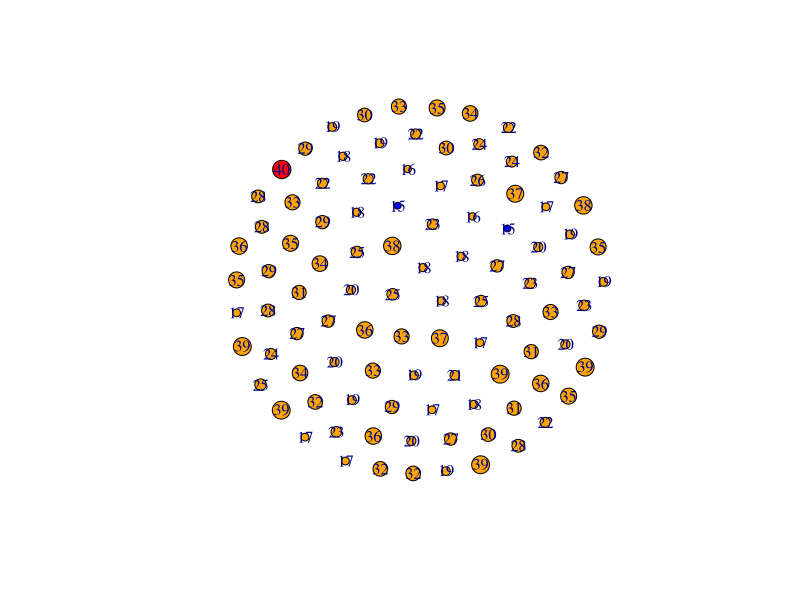
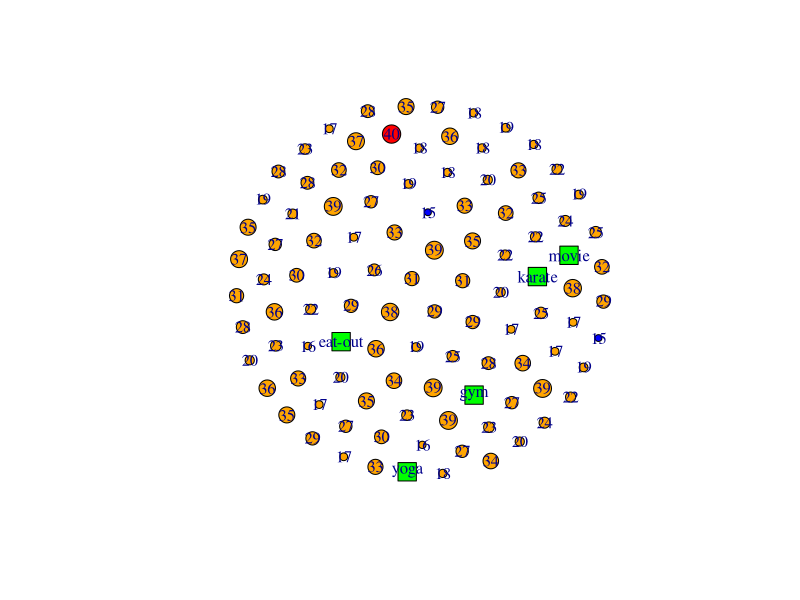
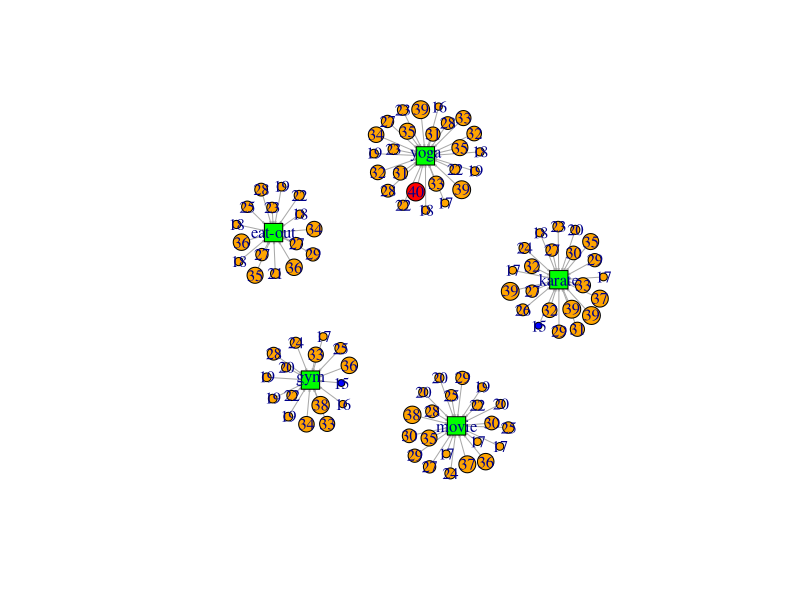
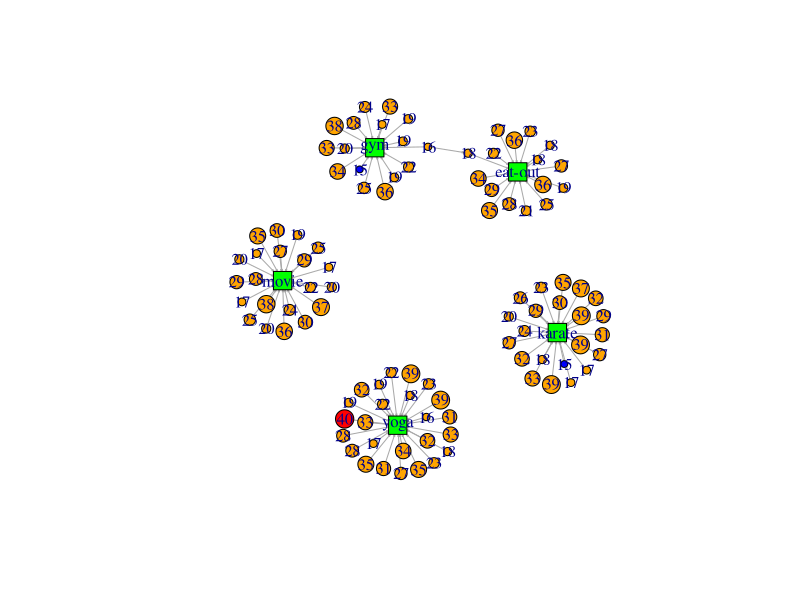
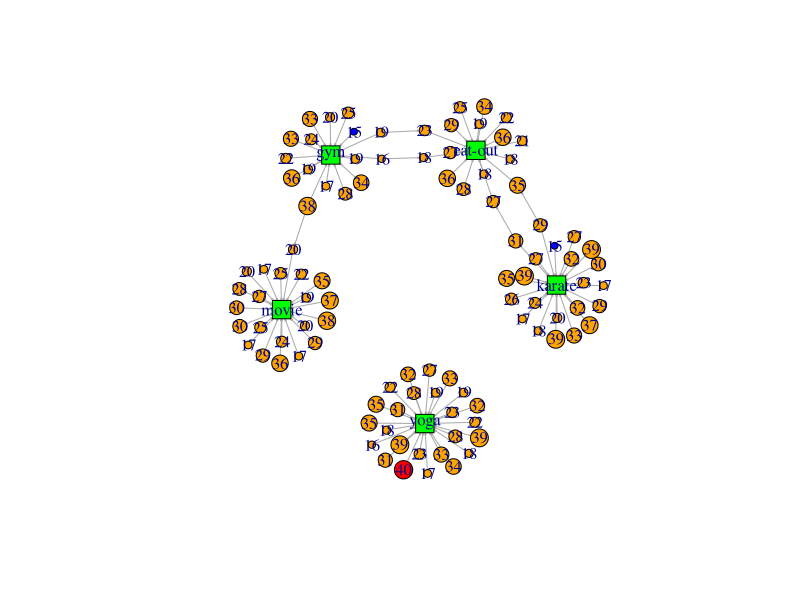

These charts were generated, in order, by the following R code: (Note: a time limit stopped this script after it produced the figures.)
library(igraph)
library(dplyr)
library(png)

create_graph <- function(n){
  G = make_empty_graph(n)
  for(i in 1:n){
    V(G)[i]$name = i
    rand = runif(1,15,40)
    x = round(rand,digits = 0)
    V(G)[i]$label = x
    V(G)[i]$type = 'person'
  }
  return(G)
}

add_foci <- function(G,v,n){
  for(i in 1:length(v)){
    G <- G + vertices(i+n)
    V(G)[i+n]$name = i+n
    V(G)[i+n]$label = v[i]
    V(G)[i+n]$type = 'foci'
  }
  return(G)
}

add_edge <- function(G,n,v){
  for(i in 1:n){
    r = sample(v,1)
    G <- G + edge(i,r)
  }
  return(G)
}

homophily <- function(G,n){
    for(i in 1:n){
      for(j in 1:n){
        if(i!=j){
          diff = abs(as.numeric(V(G)[i]$label) - as.numeric(V(G)[j]$label))
          p = 1/(diff+3000)
          r = runif(1)
          if(r < p){
            G <- G + edge(i,j)
          }
        }
      }
    }
  return(G)
}

common <- function(G,i,j){
  x=neighbors(G, i, mode='total')
  y=neighbors(G, j, mode='total')
  v=union(x,y)
  return(length(v))
}


add_closure <- function(G,v){
  i = 0
  while(TRUE){
    x = i+1
    y = i+2
    z = i+3
    r = runif(1)
    if(r < v[z]){
      G <- G + edge(v[x],v[y])
      #cat(r,"<",v[z]," edgeadded\n")
    }
    i <- i+3
    if(i>=length(v)/3){
      break
    }
  }
  return(G)
}

closure <- function(G){
  v <- vector()
  m <- length(V(G))
  for(i in 1:m){
    for(j in 1:m){
      if(i!=j && (V(G)[i]$type=='person' || V(G)[j]$type=='person')){
        k <- common(G,i,j)
        p = 1 - (1-0.001)^k
        v1 <- c(i,j,p)
        v <- c(v,v1)
      }
    }
  }
  G <- add_closure(G,v)
  return(G)
}

social <- function(G,v,n){
  for(i in 1:length(v)){
    j = n+i
    if(v[i] == 'eat-out'){
      x = adjacent_vertices(G,j,mode='all')
      for(k in 1:length(x)){
        l = as.numeric(V(G)[k]$label)
        if(l != 40){
          V(G)[k]$label <- l + 1
        }
      }
    }
    if(v[i] == 'gym'){
      x = adjacent_vertices(G,j,mode='al')
      for(k in 1:length(x)){
        l = as.numeric(V(G)[k]$label)
        if(l != 15){
          V(G)[k]$label <- l - 1
        }
      }
    }
  }
  return(G)
}



social2 <- function(G,n,v){
  G <- as.undirected(G,mode=c("collapse"))
  for(i in 1:length(v)){
    if(v[i] == 'eat-out'){
      j = i+n
      x = neighbors(G,j)
      for(k in 1:length(x)){
        l = x[k]
        if(as.numeric(V(G)[l]$label) != 40){
          V(G)[l]$label <- as.numeric(V(G)[l]$label)+1
        }
      }
    }
    if(v[i] == 'gym'){
      j = i+n
      x = neighbors(G,j)
      for(k in 1:length(x)){
        l = x[k]
        if(as.numeric(V(G)[l]$label) != 15){
          V(G)[l]$label <- as.numeric(V(G)[l]$label)-1
        }
      }
    }
  }
  return(G)
}


visualize <- function(G,pic){
  for(i in 1:length(V(G))){
    if(V(G)[i]$type == 'person'){
      x = as.numeric(V(G)[i]$label)
      if(x<16)
        V(G)[i]$color = 'blue'
      else if(x>39)
        V(G)[i]$color = 'red'
      else
        V(G)[i]$color = 'orange'
      
      V(G)[i]$shape = 'circle'
      V(G)[i]$size = x*0.25
    }
    else{
      V(G)[i]$color = 'green'
      V(G)[i]$shape = 'square'
      V(G)[i]$size = 10
    }
  }

  png(paste("C:/Users/Riya/Desktop/RHEA/6th sem/SNA/FATMAN/pics2/myplot1_",pic,".png",sep=""),600,600)
  plot(G,edge.arrow.size=0.1,layout=layout.auto)
  dev.off()
}

e = 0
n = 100
g <- create_graph(100)
visualize(g,e)
e <- e + 1

v <- c('gym','eat-out','karate','yoga','movie')
v1 <- c(n+1:length(v))
g <- add_foci(g,v,n)
visualize(g,e)
e <- e + 1

g <- add_edge(g,n,v1)
visualize(g,e)
e <- e + 1

for(i in 1:11){
  for(j in 1:2){
    g <- homophily(g,n)
    visualize(g,e)
    e <- e+1
  }
  
  g <- closure(g)
  visualize(g,e)
  e <- e+1
  for(j in 1:3){
    g<-social2(g,n,v)
    visualize(g,e)
    e <- e+1
  }
}
